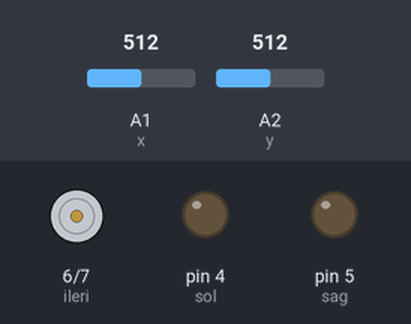
This sketch was run on a simulated Arduino Uno, built with avr-gcc and run on an emulated ATmega328P. Parts: motor-driver pin pairs drawn as motors (green arrow = first pin HIGH = forward, orange = second pin HIGH = backward, longer = more drive), output pins drawn as LEDs (lit = HIGH). The inputs (shaded band) are chosen by the test bench; at power-on: A1 (x) = 512, A2 (y) = 512.

Above: at 1.2 s.
1.3 s: A1 (x) set to 983
2.8 s: A1 (x) set to 1016
At 3.3 s:
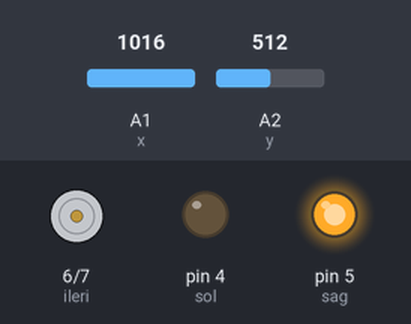
4.5 s: A1 (x) set to 10
At 5.7 s:
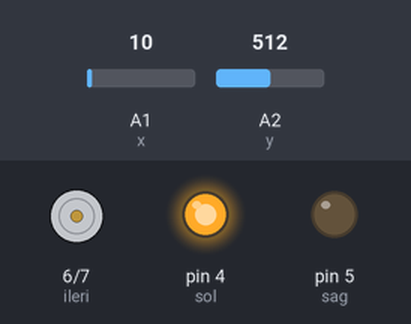
6.0 s: A1 (x) set to 17
7.5 s: A1 (x) set to 23
At 8.1 s:
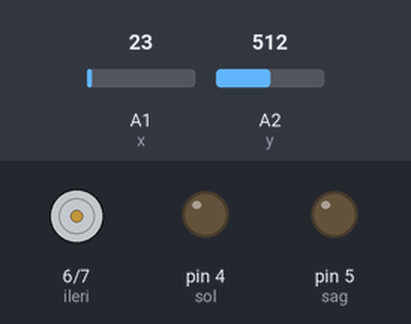
9.0 s: A2 (y) set to 982
10.5 s: A2 (y) set to 1016
At 11.7 s:
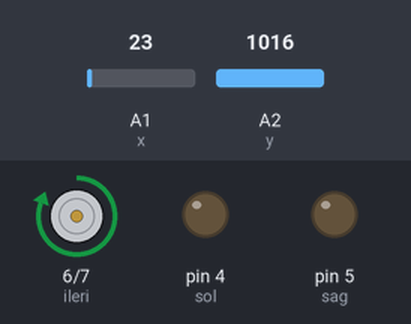
Timing chart, 0 to 13.0 s (numbered marks = the images above; inputs shaded):
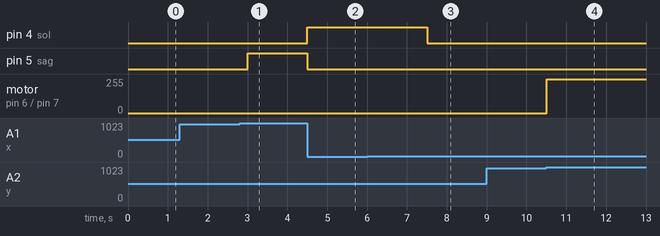

Measured:
- the behaviour switches between 999 and 1000 on A1 (x) (found by bisection; images 0 and 1)
- the behaviour switches between 20 and 21 on A1 (x) (found by bisection; images 2 and 3)
- the behaviour switches between 999 and 1000 on A2 (y) (found by bisection; images 3 and 4)
- after the input at 1.3 s, every drawn part: stays the same
- after the input at 2.8 s, pin 5 (sag): LOW → HIGH after 0.20 s
- after the input at 4.5 s, pin 4 (sol): LOW → HIGH at once; pin 5 (sag): HIGH → LOW at once
- after the input at 6.0 s, every drawn part: stays the same
- after the input at 7.5 s, pin 4 (sol): HIGH → LOW at once
- after the input at 9.0 s, every drawn part: stays the same
- after the input at 10.5 s, motor on pin 6 (ileri) / pin 7 (geri): stopped → forward 255/255 at once

The sketch:

Joystick_4Led_control.ino.ino
```cpp
#define x A1
#define y A2
#define button 2

int sol=4;
int sag=5;
int ileri=6;
int geri=7;

void setup() {
  pinMode(x, INPUT);
  pinMode(y, INPUT);
  pinMode(button, INPUT_PULLUP); //Doruk'a tesekkurler

  pinMode(sol, OUTPUT);
  pinMode(sag, OUTPUT);
  pinMode(ileri, OUTPUT);
  pinMode(geri, OUTPUT);
}

void loop() {
  int xdeger= analogRead(x);
  int ydeger= analogRead(y);

  if( xdeger <= 20){
    digitalWrite(sol, HIGH);
    digitalWrite(sag, LOW);
  }
  else if (xdeger >= 1000){
    digitalWrite(sol, LOW);
    digitalWrite(sag, HIGH);
  }
  else if (ydeger >= 1000) {
    digitalWrite(ileri, HIGH);
    digitalWrite(geri, LOW);
  }
  else if (ydeger <= 20) {
    digitalWrite(ileri, LOW);
    digitalWrite(geri, HIGH);
  }
  else if (ydeger <= 20 && xdeger <= 20 ) {
    digitalWrite(ileri, LOW);
    digitalWrite(sag, LOW);
    digitalWrite(geri, HIGH);
    digitalWrite(sol, HIGH);
  }
  else if (ydeger >= 1000 && xdeger >= 1000 ) {
    digitalWrite(ileri, HIGH);
    digitalWrite(sag, HIGH);
    digitalWrite(geri, LOW);
    digitalWrite(sol, LOW);
  }
  else {
    digitalWrite(ileri, LOW);
    digitalWrite(geri, LOW);
    digitalWrite(sol, LOW);
    digitalWrite(sag, LOW);
  }
  delay(250);

}
```
